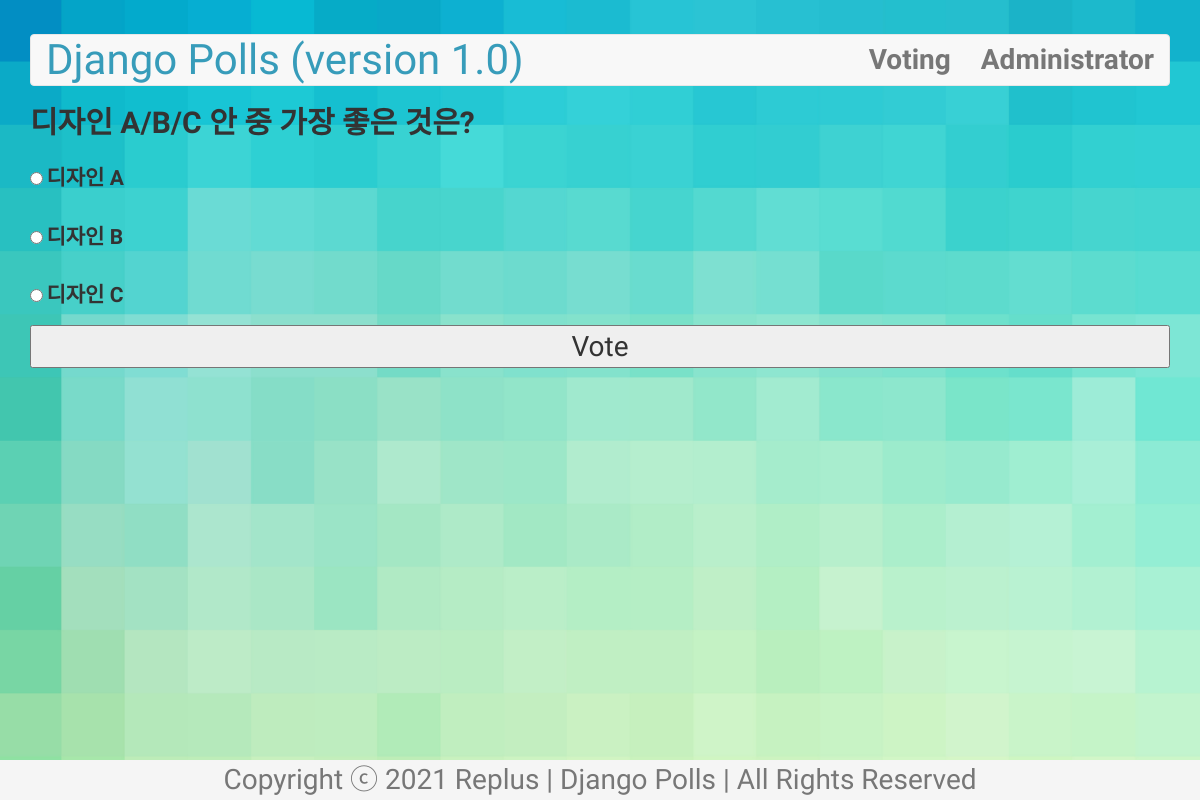
The app's page /polls/2/ with its own data.
### polls/models.py (models this page shows, shortened)
class Question(models.Model): # DB Table for 설문조사 주제
    question_text = models.CharField(max_length=200) # 설문조사 주제 텍스트
    pub_date = models.DateTimeField('date published') # ‘date published’ : 관리자 페이지에서 보여질 항목명qq
    def was_published_recently(self):
        now = timezone.now()
        return now >= self.pub_date >= now - datetime.timedelta(days=1)
    was_published_recently.boolean = True
    was_published_recently.admin_order_field = 'pub_date'
    was_published_recently.short_description = 'Published recently?'

class Choice(models.Model): # DB Table for 설문조사 주제별 선택지 (+ 선택지마다의 득표 수)
    question = models.ForeignKey(Question, on_delete=models.CASCADE) # 설문조사 주제의 id 값
    choice_text = models.CharField(max_length=200) # 설문조사 주제에 대한 선택지 텍스트
    votes = models.IntegerField(default=0) # 해당 선택지의 득표 수

### polls/views.py (the view)
# urls.py: path('<int:question_id>/', views.detail, name='detail'),
def detail(request, question_id):
    q = get_object_or_404(Question, pk=question_id)
    return render(request, 'polls/detail.html', {'question':q})

### polls/templates/polls/detail.html (shortened to what this page needs)
{% extends 'polls/base.html' %}
{% block content %}
<h2>{{ question.question_text }}</h2>
<form action="{% url 'polls:vote' question.id %}" method="post">
  {% for choice in question.choice_set.all %}
    <input type="radio" name="choice_select" id="choice{{ forloop.counter }}" value="{{ choice.id }}">
    <label for="choice{{ forloop.counter }}">{{ choice.choice_text }}</label>
    <br>
  {% endfor %}
  <input type="submit" value="Vote">
</form>
{% endblock %}

### polls/static/polls/style.css (style rules this page uses)
body { background-image: url("images/main_bg.jpg"); background-size: cover; font-family: 'Do Hyeon', "Noto Sans KR", "Titillium Web", "Helvetica", sans-serif; }
h2, li { font-weight: 600; }
label { font-weight: 600; font-size:1.5em; }
input[type=radio] { margin-top: 2%; margin-bottom: 2%; }
input[type=submit] { padding: 0.5% !important; font-size: 2em !important; line-height: 1em; width: 100%; }

### records on screen
Question: question_text "디자인 A/B/C 안 중 가장 좋은 것은?"
Choice: choice_text "디자인 A"
Choice: choice_text "디자인 B"
Choice: choice_text "디자인 C"
